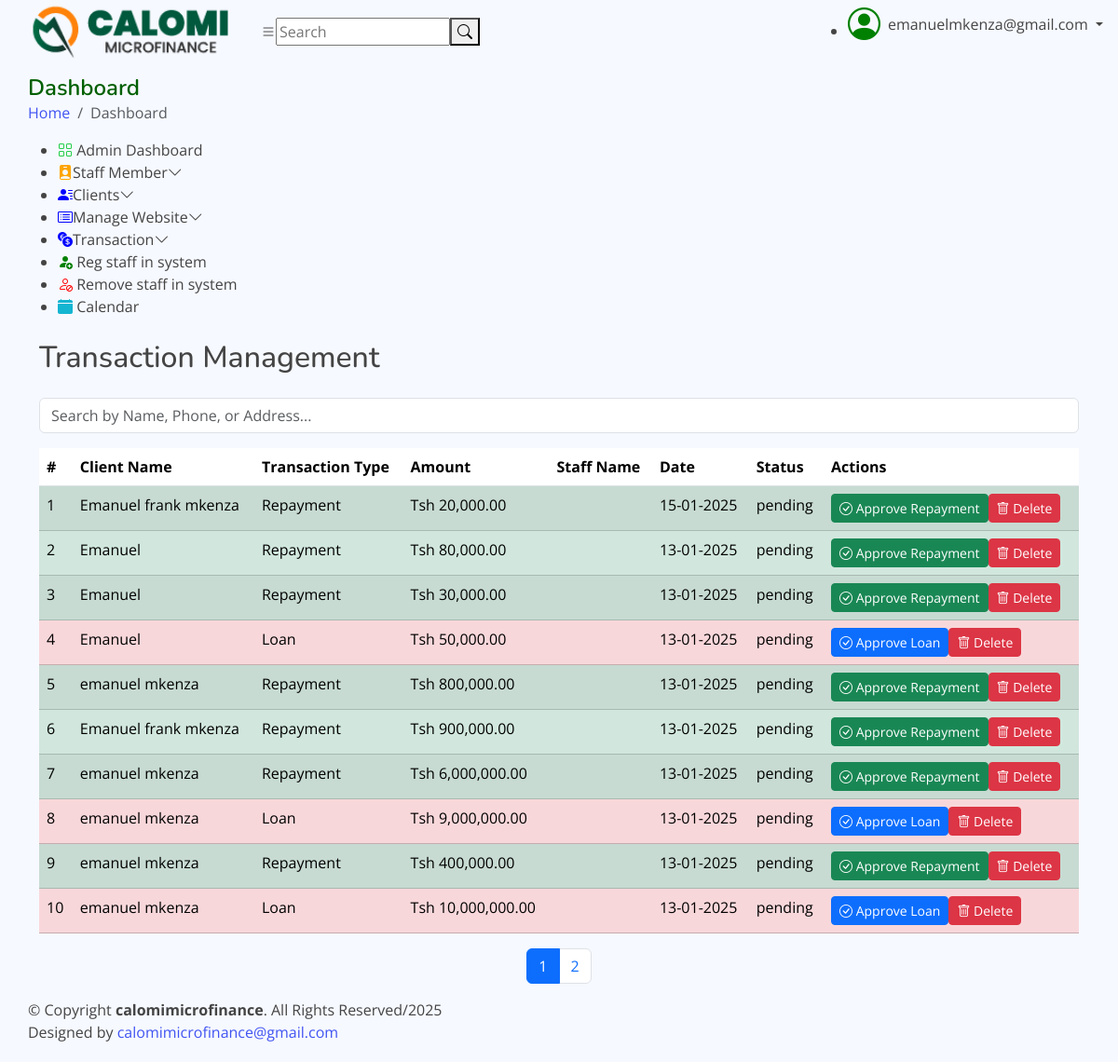
The page /admin/transaction_manage.php (signed in) on the database its author committed.
### tables this page shows
CREATE TABLE `transactions` (
  `id` int(11) NOT NULL,
  `client_name` varchar(55) NOT NULL,
  `type` enum('loan','repayment') NOT NULL,
  `amount` decimal(10,2) NOT NULL,
  `date` timestamp NOT NULL DEFAULT current_timestamp(),
  `staff_username` varchar(255) NOT NULL,
  `created_by` varchar(255) NOT NULL,
  `status` enum('pending','confirmed') NOT NULL,
  `transaction_date` datetime DEFAULT current_timestamp(),
  `remaining_debt` decimal(10,2) NOT NULL DEFAULT 0.00
);

CREATE TABLE `clients` (
  `id` int(11) NOT NULL,
  `name` varchar(100) NOT NULL,
  `phone` varchar(15) NOT NULL,
  `address` text NOT NULL,
  `loan_amount` decimal(10,2) NOT NULL,
  `interest_rate` decimal(5,2) NOT NULL,
  `loan_duration` int(11) NOT NULL,
  `collateral` text DEFAULT NULL,
  `created_by` varchar(255) NOT NULL,
  `created_at` timestamp NOT NULL DEFAULT current_timestamp(),
  `balance` decimal(10,2) DEFAULT 0.00,
  `client_image` varchar(255) DEFAULT NULL
);

### admin/transaction_manage.php (the view, shortened to what this page needs)
<?php
include("linknice.php");
include("headernice.php");
include("sidebar.php");
$limit = 10;
$page = filter_var($_GET['page'] ?? 1, FILTER_VALIDATE_INT);
$page = max(1, $page);
$offset = ($page - 1) * $limit;
include("conn.php");
try {
    $totalResult = $conn->query("SELECT COUNT(*) AS total FROM transactions");
    $totalRow = $totalResult->fetch_assoc();
    $totalTransactions = $totalRow['total'];
    $totalPages = ceil($totalTransactions / $limit);
    $stmt = $conn->prepare("
        SELECT
            t.id,
            c.name AS client_name,
            t.type,
            t.amount,
            s.name AS staff_username,
            t.transaction_date,
            t.status
        FROM
            transactions t
        INNER JOIN
            clients c ON t.client_name = c.id
        LEFT JOIN
            staff s ON t.staff_username = s.id
        ORDER BY t.transaction_date DESC
        LIMIT ? OFFSET ?
    ");
    $stmt->bind_param("ii", $limit, $offset);
    $stmt->execute();
    $result = $stmt->get_result();
} catch (Exception $e) {
    echo "An error occurred: " . $e->getMessage();
    exit;
}
?>
<div class="container mt-4">
    <h2 class="mb-4">Transaction Management</h2>
    <div class="table-responsive">
        <div class="mb-3">
            <input type="text" id="searchClient" class="form-control" placeholder="Search by Name, Phone, or Address...">
        </div>
        <table id="clientTable" class="table table-striped table-hover">
            <thead class="thead-dark">
                <tr>
                    <th scope="col">#</th>
                    <th scope="col">Client Name</th>
                    <th scope="col">Transaction Type</th>
                    <th scope="col">Amount</th>
                    <th scope="col">Staff Name</th>
                    <th scope="col">Date</th>
                    <th scope="col">Status</th>
                    <th scope="col">Actions</th>
                </tr>
            </thead>
            <tbody>
                <?php
                $rowNumber = $offset + 1;
                if ($result->num_rows > 0) {
                    while ($row = $result->fetch_assoc()) {
                        $rowClass = ($row['type'] === 'loan') ? 'table-danger' : 'table-success';
                        $formattedAmount = number_format($row['amount'], 2);
                        $formattedDate = date("d-m-Y", strtotime($row['transaction_date']));
                        echo "<tr class='{$rowClass}'>
                                <td>{$rowNumber}</td>
                                <td>{$row['client_name']}</td>
                                <td>" . ucfirst($row['type']) . "</td>
                                <td>Tsh " . $formattedAmount . "</td>
                                <td>{$row['staff_username']}</td>
                                <td>{$formattedDate}</td>
                                <td>{$row['status']}</td>
                                <td>";
                        if ($row['type'] === 'loan' && $row['status'] !== 'approved') {
                            echo "<a href='approve_loan.php?id={$row['id']}' class='btn btn-sm btn-primary mr-2' onclick='return confirm(\"Are you sure you want to send an approval request for this loan?\");'>
                                    <i class='bi bi-check-circle'></i> Approve Loan
                                  </a>";
                        }
                        if ($row['type'] === 'repayment' && $row['status'] !== 'approved') {
                            echo "<a href='approve_repayment.php?id={$row['id']}' class='btn btn-sm btn-success mr-2' onclick='return confirm(\"Are you sure you want to approve this repayment?\");'>
                                    <i class='bi bi-check-circle'></i> Approve Repayment
                                  </a>";
                        }
                        echo "<a href='delete_transaction.php?id={$row['id']}' class='btn btn-sm btn-danger' onclick='return confirm(\"Are you sure you want to delete this transaction?\");'>
                                <i class='bi bi-trash'></i> Delete
                            </a>
                                </td>
                              </tr>";
                        $rowNumber++;
                    }
                } else {
                    echo "<tr><td colspan='8' class='text-center'>No transactions found.</td></tr>";
                }
                ?>
            </tbody>
        </table>
    </div>
    <nav aria-label="Page navigation">
        <ul class="pagination justify-content-center">
            <?php for ($i = 1; $i <= $totalPages; $i++): ?>
                <li class="page-item <?php echo ($page == $i) ? 'active' : ''; ?>">
                    <a class="page-link" href="?page=<?php echo $i; ?>"><?php echo $i; ?></a>
                </li>
            <?php endfor; ?>
        </ul>
    </nav>
</div>
<?php
include("footernice.php");
?>

### admin/assets/css/style.css (style rules this page uses)
:root { --dark-green: #005f00; --blue: #4154f1; --whitesmoke: #f6f9ff; scroll-behavior: smooth; }
a { color: var(--blue); text-decoration: none; }
h1, h2, h3, h4, h5, h6 { font-family: "Nunito", sans-serif; }

### rows shown on the page
transactions: clients.name "Emanuel frank mkenza", type "Repayment", amount "20,000.00", transaction_date "15-01-2025", status "pending"
transactions: clients.name "Emanuel", type "Repayment", amount "80,000.00", transaction_date "13-01-2025", status "pending"
transactions: clients.name "Emanuel", type "Repayment", amount "30,000.00", transaction_date "13-01-2025", status "pending"
transactions: clients.name "Emanuel", type "Loan", amount "50,000.00", transaction_date "13-01-2025", status "pending"
transactions: clients.name "emanuel mkenza", type "Repayment", amount "800,000.00", transaction_date "13-01-2025", status "pending"
transactions: clients.name "Emanuel frank mkenza", type "Repayment", amount "900,000.00", transaction_date "13-01-2025", status "pending"
transactions: clients.name "emanuel mkenza", type "Repayment", amount "6,000,000.00", transaction_date "13-01-2025", status "pending"
transactions: clients.name "emanuel mkenza", type "Loan", amount "9,000,000.00", transaction_date "13-01-2025", status "pending"
transactions: clients.name "emanuel mkenza", type "Repayment", amount "400,000.00", transaction_date "13-01-2025", status "pending"
transactions: clients.name "emanuel mkenza", type "Loan", amount "10,000,000.00", transaction_date "13-01-2025", status "pending"

### other values the page prints
$_SESSION['username'] "emanuelmkenza@gmail.com"
